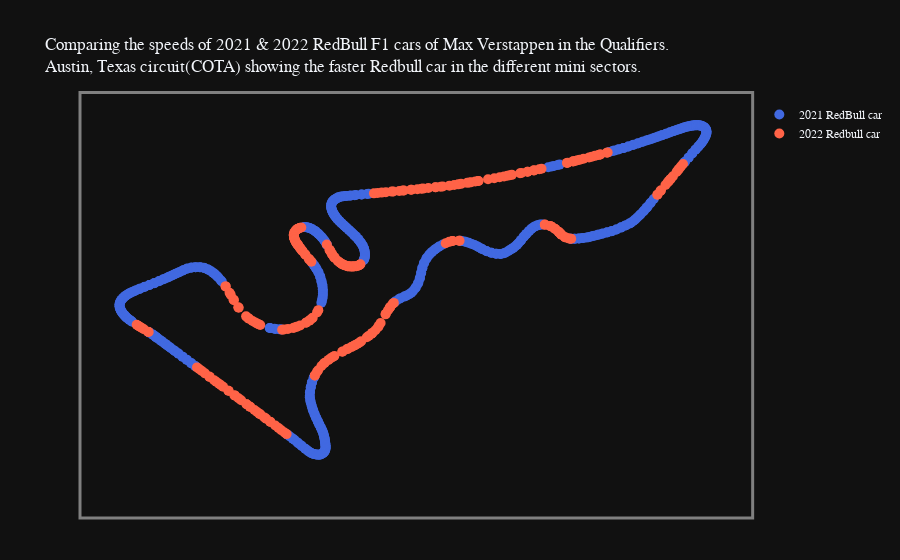

The cell this chart's notebook holds for it:
### Code cell
df1 = plot_car_comp('Austin', 50)

### Figure 1 — Plotly figure (JSON) as saved in the notebook; plotly's stock layout.template omitted (floating-point values rounded to 4 significant figures; data arrays with more than 128 entries replaced by an {"elided": "..."} marker saying what was removed)
{"data": [{"marker": {"color": "royalblue", "size": 10}, "mode": "markers", "name": "2021 RedBull car", "type": "scatter", "x": {"elided": "500 int values"}, "y": {"elided": "500 int values"}}, {"marker": {"color": "tomato", "size": 10}, "mode": "markers", "name": "2022 Redbull car", "type": "scatter", "x": {"elided": "268 int values"}, "y": {"elided": "268 int values"}}], "layout": {"font": {"family": "Overpass", "size": 12}, "shapes": [{"line": {"color": "gray", "width": 3}, "type": "rect", "x0": 0, "x1": 1.01, "xref": "paper", "y0": -0.1, "y1": 1.02, "yref": "paper"}], "title": {"text": "Comparing the speeds of 2021 & 2022 RedBull F1 cars of Max Verstappen in the Qualifiers.<br>Austin, Texas circuit(COTA) showing the faster Redbull car in the different mini sectors."}, "xaxis": {"showgrid": false, "visible": false}, "yaxis": {"showgrid": false, "visible": false}}}
